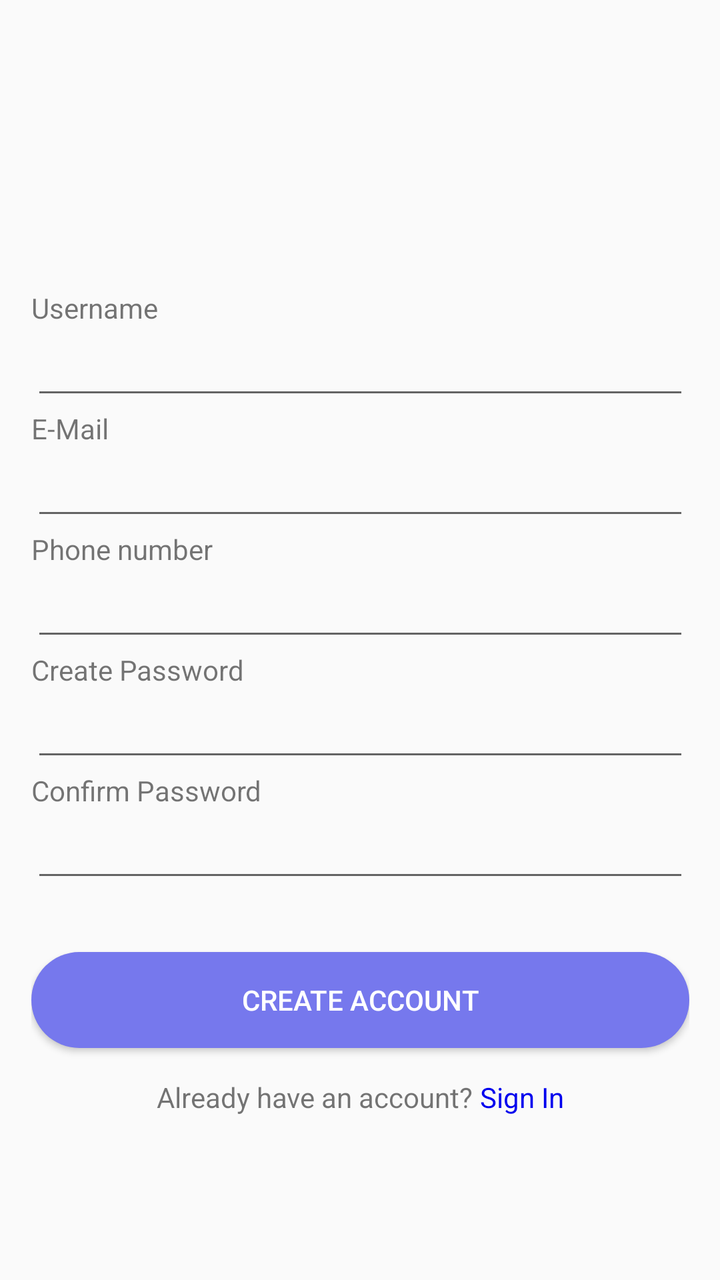
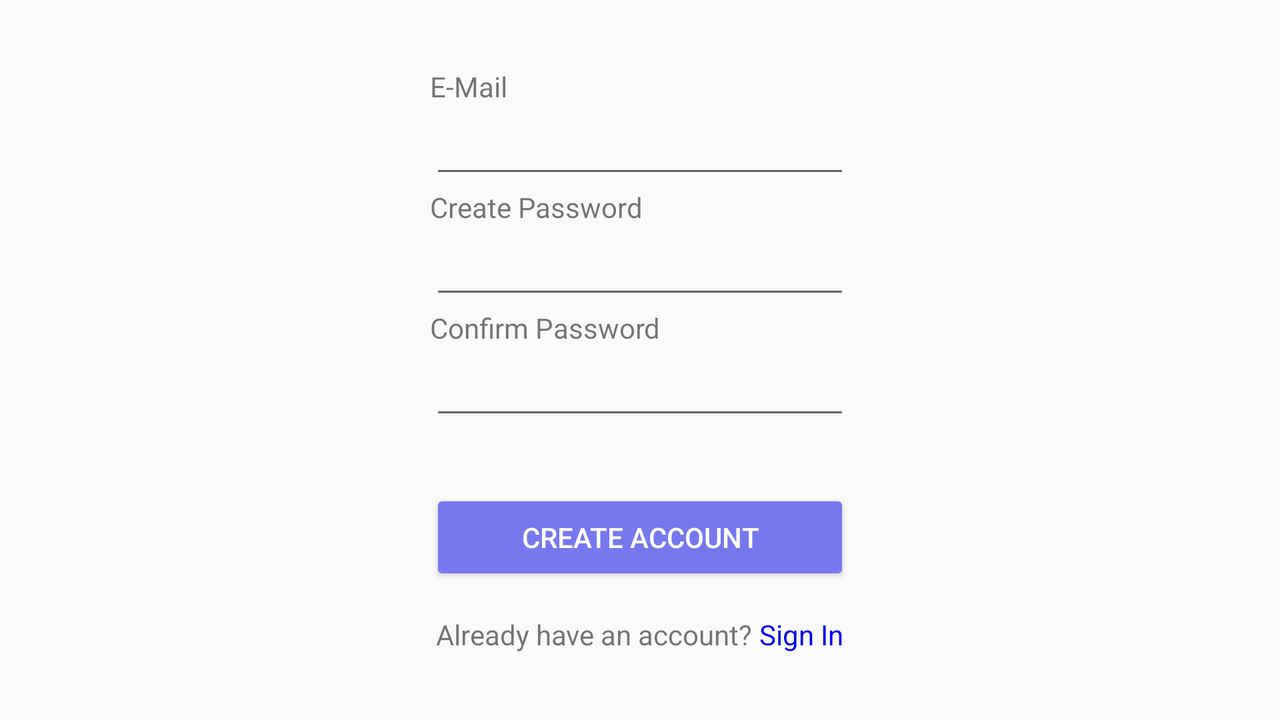

Compare how this app lays out the same screen by default and in its alternative resource folder. The renders come first, then the two layout files and the values they reference.
<!-- AndroidManifest.xml: application theme AppTheme -->
<!-- res/layout/activity_register.xml -->
<?xml version="1.0" encoding="utf-8"?>
<android.support.constraint.ConstraintLayout xmlns:android="http://schemas.android.com/apk/res/android"
    xmlns:app="http://schemas.android.com/apk/res-auto"
    xmlns:tools="http://schemas.android.com/tools"
    android:layout_width="match_parent"
    android:layout_height="match_parent"
    tools:context=".activities.auth.LoginActivity">

    <LinearLayout
        android:id="@+id/linearLayout2"
        android:layout_width="329dp"
        android:layout_height="447dp"
        android:layout_marginStart="8dp"
        android:layout_marginTop="8dp"
        android:layout_marginEnd="8dp"
        android:layout_marginBottom="8dp"
        android:orientation="vertical"
        app:layout_constraintBottom_toBottomOf="parent"
        app:layout_constraintEnd_toEndOf="parent"
        app:layout_constraintStart_toStartOf="parent"
        app:layout_constraintTop_toTopOf="parent"
        app:layout_constraintVertical_bias="0.77">

        <TextView
            android:id="@+id/lblCreateUsername"
            android:layout_width="match_parent"
            android:layout_height="wrap_content"
            android:text="@string/username" />

        <EditText
            android:id="@+id/etCreateUsername"
            android:layout_width="match_parent"
            android:layout_height="wrap_content"
            android:autofillHints=""
            android:ems="10"
            android:inputType="textPassword" />

        <TextView
            android:id="@+id/lblEmail"
            android:layout_width="match_parent"
            android:layout_height="wrap_content"
            android:text="E-Mail" />

        <EditText
            android:id="@+id/etEmail"
            android:layout_width="match_parent"
            android:layout_height="wrap_content"
            android:ems="10"
            android:inputType="textEmailAddress" />

        <TextView
            android:id="@+id/lblPhone"
            android:layout_width="match_parent"
            android:layout_height="wrap_content"
            android:text="Phone number" />

        <EditText
            android:id="@+id/etPhone"
            android:layout_width="match_parent"
            android:layout_height="wrap_content"
            android:ems="10"
            android:inputType="phone" />

        <TextView
            android:id="@+id/lblCreatePassword"
            android:layout_width="match_parent"
            android:layout_height="wrap_content"
            android:text="Create Password" />

        <EditText
            android:id="@+id/etCreatePassword"
            android:layout_width="match_parent"
            android:layout_height="wrap_content"
            android:ems="10"
            android:inputType="textPassword" />

        <TextView
            android:id="@+id/lblConfirmPassword"
            android:layout_width="match_parent"
            android:layout_height="wrap_content"
            android:text="Confirm Password" />

        <EditText
            android:id="@+id/etConfirmPassword"
            android:layout_width="match_parent"
            android:layout_height="wrap_content"
            android:ems="10"
            android:inputType="textPassword" />

        <Button
            android:id="@+id/btnRegister"
            android:layout_width="match_parent"
            android:layout_height="wrap_content"
            android:layout_gravity="center"
            android:layout_marginTop="30dp"
            android:background="@drawable/buttonshape"
            android:text="@string/create_account"
            android:textColor="#FFFFFF" />

        <LinearLayout
            android:layout_width="match_parent"
            android:layout_height="wrap_content"
            android:layout_marginTop="5dp"
            android:gravity="center_horizontal"
            android:orientation="horizontal">

            <TextView
                android:id="@+id/textView7"
                android:layout_width="wrap_content"
                android:layout_height="match_parent"
                android:layout_marginTop="10dp"
                android:text="Already have an account? "
                android:textAlignment="center" />

            <TextView
                android:id="@+id/lblCreateAccount"
                android:layout_width="wrap_content"
                android:layout_height="wrap_content"
                android:layout_marginTop="10dp"
                android:clickable="true"
                android:textColor="@color/colorHyperLink"
                android:text="Sign In"
                android:textAlignment="center" />

        </LinearLayout>

    </LinearLayout>

</android.support.constraint.ConstraintLayout>
<!-- resources referenced by this layout -->
<resources>
  <color name="colorHyperLink">#0000EE</color>
  <!-- drawable buttonshape (drawable) -->
  <?xml version="1.0" encoding="utf-8"?>
  <shape xmlns:android="http://schemas.android.com/apk/res/android" android:shape="rectangle" >
      <corners
          android:radius="100dp"
          />
      <solid
          android:color="#7678ED"
          />
      <padding
          android:left="0dp"
          android:top="0dp"
          android:right="0dp"
          android:bottom="0dp"
          />
      <size
          android:width="270dp"
          android:height="10dp"
          />
  </shape>
  <string name="create_account">Create Account</string>
  <string name="username">Username</string>
  <style name="AppTheme" parent="Theme.AppCompat.Light.NoActionBar">
          
          <item name="colorPrimary">@color/colorPrimary</item>
          <item name="colorPrimaryDark">@color/colorPrimaryDark</item>
          <item name="colorAccent">@color/colorAccent</item>
          <item name="android:windowTranslucentStatus">true</item>
          <item name="android:windowTranslucentNavigation">true</item>
      </style>
  <color name="colorPrimary">#7678ED</color>
  <color name="colorPrimaryDark">#3D348B</color>
  <color name="colorAccent">#F7B801</color>
</resources>
<!-- res/layout-land/activity_register.xml (the repository's variant of the layout above) -->
<!-- drawn on the phone turned sideways -->
<?xml version="1.0" encoding="utf-8"?>
<android.support.constraint.ConstraintLayout xmlns:android="http://schemas.android.com/apk/res/android"
    xmlns:app="http://schemas.android.com/apk/res-auto"
    xmlns:tools="http://schemas.android.com/tools"
    android:layout_width="match_parent"
    android:layout_height="match_parent"
    tools:context=".activities.auth.LoginActivity">

    <LinearLayout
        android:id="@+id/linearLayout2"
        android:layout_width="wrap_content"
        android:layout_height="wrap_content"
        android:layout_marginStart="8dp"
        android:layout_marginTop="8dp"
        android:layout_marginEnd="8dp"
        android:layout_marginBottom="8dp"
        android:orientation="vertical"
        app:layout_constraintBottom_toBottomOf="parent"
        app:layout_constraintEnd_toEndOf="parent"
        app:layout_constraintStart_toStartOf="parent"
        app:layout_constraintTop_toTopOf="parent">

        <TextView
            android:id="@+id/lblEmail"
            android:layout_width="match_parent"
            android:layout_height="wrap_content"
            android:text="E-Mail" />

        <EditText
            android:id="@+id/etEmail"
            android:layout_width="match_parent"
            android:layout_height="wrap_content"
            android:ems="10"
            android:inputType="textEmailAddress" />

        <TextView
            android:id="@+id/lblCreatePassword"
            android:layout_width="match_parent"
            android:layout_height="wrap_content"
            android:text="Create Password" />

        <EditText
            android:id="@+id/etPassword"
            android:layout_width="match_parent"
            android:layout_height="wrap_content"
            android:ems="10"
            android:inputType="textPassword" />

        <TextView
            android:id="@+id/lblConfirmPassword"
            android:layout_width="match_parent"
            android:layout_height="wrap_content"
            android:text="Confirm Password" />

        <EditText
            android:id="@+id/etPasswordCheck"
            android:layout_width="match_parent"
            android:layout_height="wrap_content"
            android:ems="10"
            android:inputType="textPassword" />

        <Button
            android:id="@+id/btnRegister"
            android:layout_width="match_parent"
            android:layout_height="wrap_content"
            android:layout_gravity="center"
            android:layout_marginTop="30dp"
            android:backgroundTint="@color/colorPrimary"
            android:text="@string/create_account"
            android:textColor="#FFFFFF" />

        <LinearLayout
            android:layout_width="match_parent"
            android:layout_height="wrap_content"
            android:layout_marginTop="5dp"
            android:gravity="center_horizontal"
            android:orientation="horizontal">

            <TextView
                android:id="@+id/textView7"
                android:layout_width="wrap_content"
                android:layout_height="match_parent"
                android:layout_marginTop="10dp"
                android:text="Already have an account? "
                android:textAlignment="center" />

            <TextView
                android:id="@+id/lblCreateAccount"
                android:layout_width="wrap_content"
                android:layout_height="wrap_content"
                android:layout_marginTop="10dp"
                android:clickable="true"
                android:text="Sign In"
                android:textAlignment="center"
                android:textColor="@color/colorHyperLink" />

        </LinearLayout>

    </LinearLayout>

</android.support.constraint.ConstraintLayout>
<!-- resources referenced by the variant -->
<!-- as the phone turned sideways resolves them -->
<resources>
  <color name="colorHyperLink">#0000EE</color>
  <color name="colorPrimary">#7678ED</color>
  <string name="create_account">Create Account</string>
  <style name="AppTheme" parent="Theme.AppCompat.Light.NoActionBar">
          
          <item name="colorPrimary">@color/colorPrimary</item>
          <item name="colorPrimaryDark">@color/colorPrimaryDark</item>
          <item name="colorAccent">@color/colorAccent</item>
          <item name="android:windowTranslucentStatus">true</item>
          <item name="android:windowTranslucentNavigation">true</item>
      </style>
  <color name="colorPrimaryDark">#3D348B</color>
  <color name="colorAccent">#F7B801</color>
</resources>
